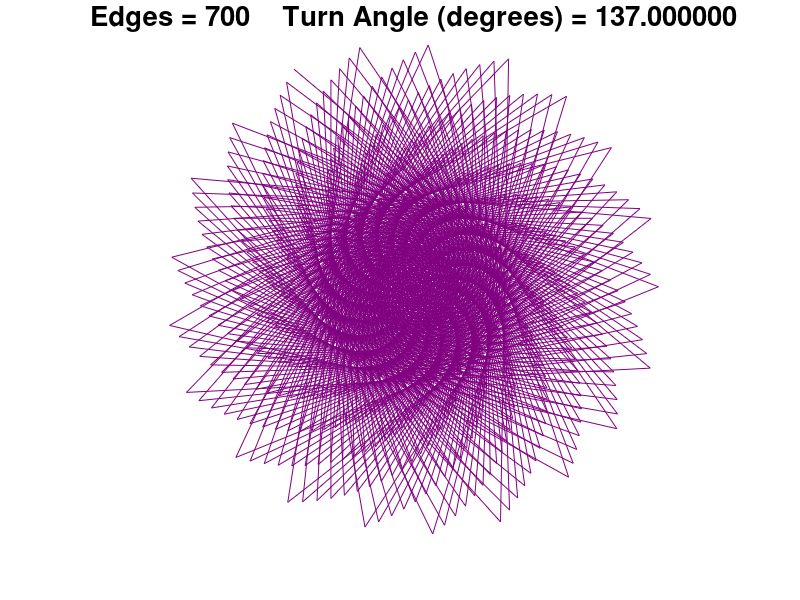

MATLAB code for this plot:
% Script spiral
% Draws a logarithmic spiral

% Parameters of the spiral:
turnAngle= 137;
numEdges= 700;
 
% Color is specified by a 3-element vector, each component between 0 and 1.
% The numbers specify the red, green, and blue content respectively.
myColor= [.5  0  .5 ]; 

% Set up the plot window...
close all
set(0,'defaultfigureposition',[128 64 1024 768])
set(0,'defaultaxesfontsize',18)
figure
axis equal off
hold on

% Spiral starts at (0,0)
x_c= 0;
y_c= 0;

for k= 1:numEdges
   
   % Direction of the k-th edge
   theta= (k*turnAngle)*(pi/180);
  
   % k-th edge starts at (x_c,y_c) and ends at (x_next,y_next)
   x_next= x_c + k*cos(theta);
   y_next= y_c + k*sin(theta);
   
   % plot the k-th edge i the specified color
   plot([x_c x_next],[y_c y_next],'color',myColor)
   
   % The "start" of the next leg is the "end" of the current leg
   x_c= x_next;
   y_c= y_next;
   
end

hold off
title(sprintf('Edges = %d    Turn Angle (degrees) = %f',numEdges,turnAngle))
shg
